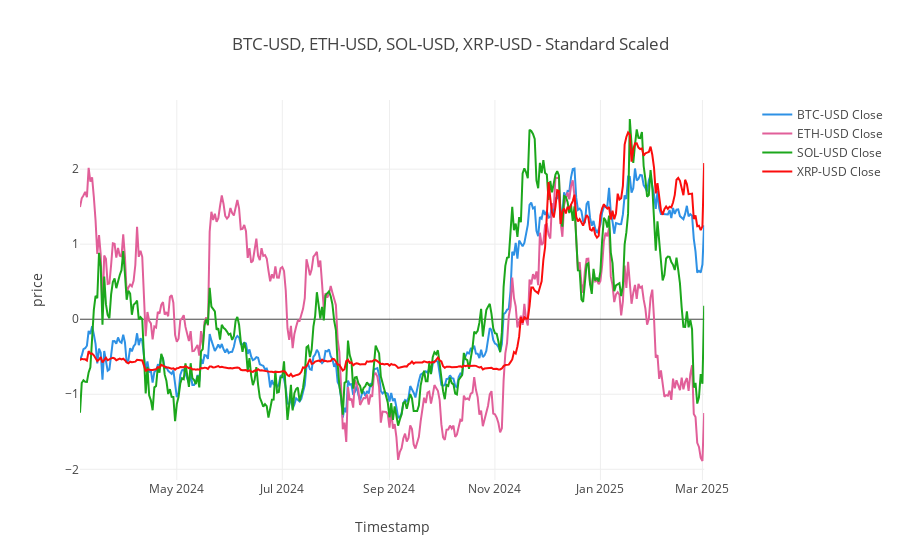

Source (notebook cell):
### Code cell
fig = draw_figure(data, scale_price=True, draw_volume=False)
fig.show()

### Figure 1 — Plotly figure (JSON) as saved in the notebook; plotly's stock layout.template omitted (floating-point values rounded to 4 significant figures; data arrays with more than 128 entries replaced by an {"elided": "..."} marker saying what was removed)
{"data": [{"marker": {"color": "#2E91E5"}, "name": "BTC-USD Close", "type": "scatter", "x": {"elided": "362 str values"}, "xaxis": "x", "y": {"elided": "362 float values"}, "yaxis": "y"}, {"marker": {"color": "#E15F99"}, "name": "ETH-USD Close", "type": "scatter", "x": {"elided": "362 str values"}, "xaxis": "x", "y": {"elided": "362 float values"}, "yaxis": "y"}, {"marker": {"color": "#1CA71C"}, "name": "SOL-USD Close", "type": "scatter", "x": {"elided": "362 str values"}, "xaxis": "x", "y": {"elided": "362 float values"}, "yaxis": "y"}, {"marker": {"color": "#FB0D0D"}, "name": "XRP-USD Close", "type": "scatter", "x": {"elided": "362 str values"}, "xaxis": "x", "y": {"elided": "362 float values"}, "yaxis": "y"}], "layout": {"title": {"text": "BTC-USD, ETH-USD, SOL-USD, XRP-USD - Standard Scaled"}, "xaxis": {"anchor": "y", "domain": [0, 0.94], "title": {"text": "Timestamp"}}, "yaxis": {"anchor": "x", "domain": [0, 1], "title": {"text": "price"}}, "yaxis2": {"anchor": "x", "overlaying": "y", "side": "right", "title": {"text": "volume"}}}}
